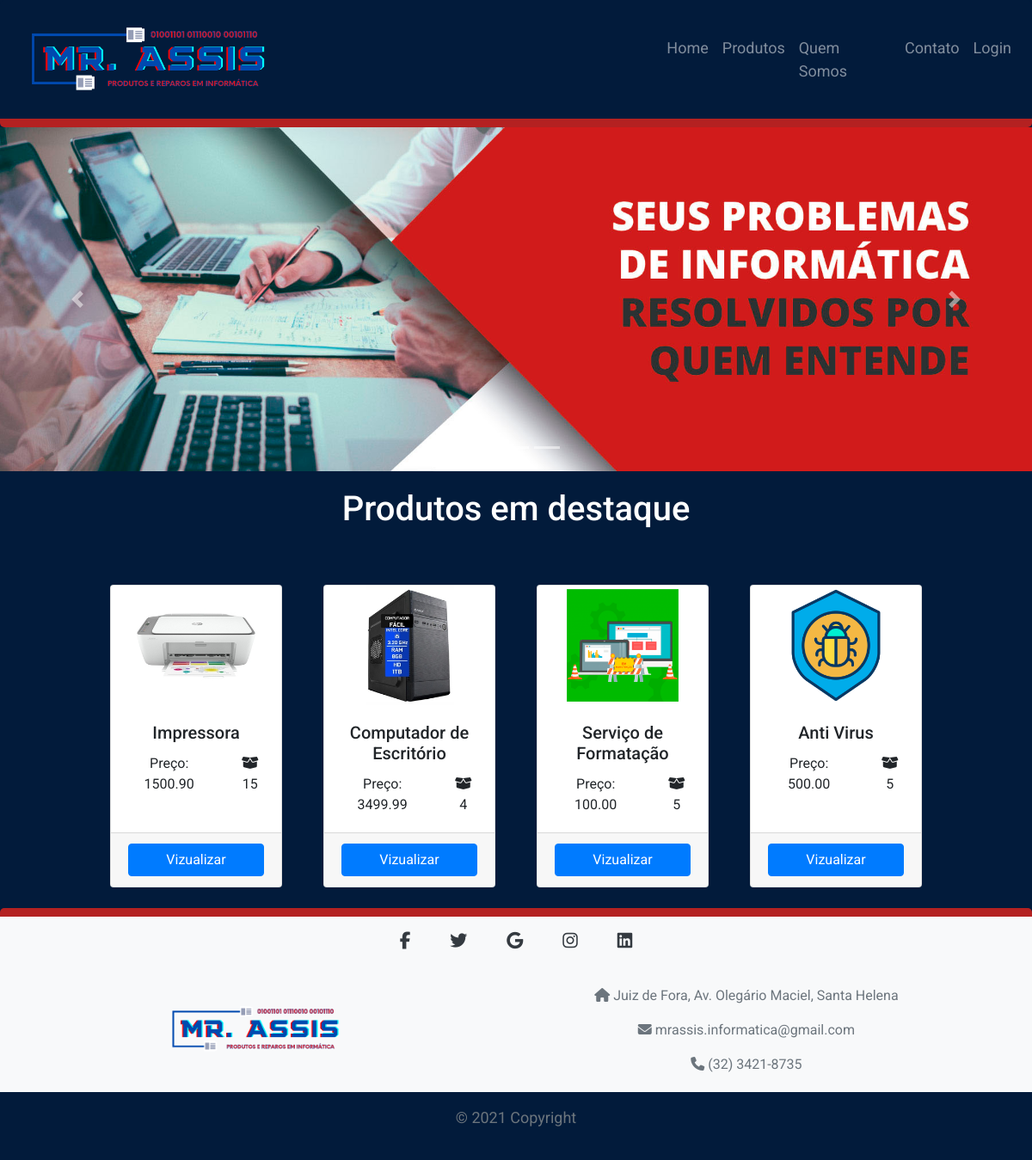
The page / on the database its author committed.
### tables this page shows
CREATE TABLE `produtos` (
  `id` int(11) NOT NULL,
  `nome` varchar(400) NOT NULL,
  `preco` decimal(10,2) NOT NULL,
  `categoria` varchar(100) NOT NULL,
  `descricao` text NOT NULL,
  `imagem` varchar(200) NOT NULL,
  `quantidade` int(11) NOT NULL
);

### core/helpers.php (called while the page is built, shortened)
<?php
function view($name, $data = [])
{
    extract($data);
    return require "app/views/{$name}.view.php";
}

### app/controllers/PagesController.php (called while the page is built, shortened)
<?php
class PagesController {
    public function index()
    {
        $produtos = App::get('database')->selectAll('produtos');
        return view('home', compact('produtos'));
    }
}

### core/Router.php (called while the page is built, shortened)
<?php
class Router
{
    public $routes = [
        'GET' => [],
        'POST' => []
    ];
    public function get($uri, $controller)
    {
        $this->routes['GET'][$uri] = $controller;
    }
    public function post($uri, $controller)
    {
        $this->routes['POST'][$uri] = $controller;
    }
    public function direct($uri, $requestType)
    {
        if (array_key_exists($uri, $this->routes[$requestType])) {
            return $this->callAction(
                ...explode('@', $this->routes[$requestType][$uri])
            );
        }
        throw new Exception("No route defined for this URI: {$uri}");
    }
    protected function callAction($controller, $action)
    {
        $controller = new $controller;
        return $controller->$action();
    }
}

### index.php (called while the page is built, shortened)
<?php
Router::load('app/routes.php')
    ->direct(Request::uri(), Request::method());

### core/App.php (called while the page is built, shortened)
<?php
class App
{
    protected static $registry = [];
    public static function bind($key, $value)
    {
        static::$registry[$key] = $value;
    }
    public static function get($key)
    {
        return static::$registry[$key];
    }
}

### core/database/QueryBuilder.php (called while the page is built, shortened)
<?php
class QueryBuilder
{
    protected $pdo;
    public function __construct($pdo)
    {
        $this->pdo = $pdo;
    }
    public function selectAll($table)
    {
        $sql = "select * from {$table}";
        try {
            $stmt = $this->pdo->prepare($sql);
            $stmt->execute();
            return $stmt->fetchALL(PDO::FETCH_CLASS);
        } catch (Exception $e) {
            die($e->getMessage());
        }
    }
}

### app/views/home.view.php (the view, shortened to what this page needs)
<!doctype html>
<html lang="pt-br">
<head>
  <?php require 'head.php' ?>
  <link rel="stylesheet" type="text/css" href="../../public/css/styles-home.css" media="screen" />
</head>
<body>
  <?php require 'navbar.view.php' ?>
  <div id="slideFotos" class="carousel slide" data-ride="carousel">
    <ol class="carousel-indicators">
      <li data-target="#slideFotos" data-slide-to="0" class="active"></li>
      <li data-target="#slideFotos" data-slide-to="1"></li>
      <li data-target="#slideFotos" data-slide-to="2"></li>
    </ol>
    <div class="carousel-inner">
      <div class="carousel-item active">
        <img class="d-block w-100" src="../../public/img/fotoLoja.jpg" alt="First slide">
      </div>
    </div>
    <a class="carousel-control-prev" href="#slideFotos" role="button" data-slide="prev">
      <span class="carousel-control-prev-icon" aria-hidden="true"></span>
    </a>
    <a class="carousel-control-next" href="#slideFotos" role="button" data-slide="next">
      <span class="carousel-control-next-icon" aria-hidden="true"></span>
    </a>
  </div>
  <div class='ofertas'>
    <h1> Produtos em destaque </h1>
    <div class='row d-flex justify-content-center flex-wrap Lista'>
      <?php $contador = 0; ?>
      <?php foreach($produtos as $produto): ?>
      <?php if( $contador == 4){ break; } ?>
      <div class="card m-4" style="width: 15rem;">
        <div class="zoom">
          <a href="/produto?id=<?= $produto->id ?>"><img class="card-img-top" src="../../public/img/produtos/<?= $produto->imagem ?>"
              alt="Imagem <?= $produto->nome ?>"></a>
        </div>
        <div class="card-body ">
          <h5 class="card-title"><?= $produto->nome ?></h5>
          <div class="row ">
            <div class="col-md-8">
              Preço: <?= $produto->preco ?>
            </div>
            <div class="col-md-4">
              <i class="fas fa-box-open"></i> <?= $produto->quantidade ?>
            </div>
          </div>
        </div>
        <div class="card-footer">
          <a href="/produto?id=<?= $produto->id ?>" class="btn btn-primary btn-block btn-rounded">Vizualizar</a>
        </div>
      </div>
      <?php $contador++; ?>
    <?php endforeach; ?>
  </div>
  <?php require 'footer.php' ?>
</body>
</html>

### public/css/styles-navbar-footer.css (style rules this page uses)
body { font-family: 'Roboto', sans-serif; }

### public/css/styles-home.css (style rules this page uses)
body { background-color: #021b3b !important; font-family: 'Roboto', sans-serif !important; }
.carousel img { max-height: 400px; }
.ofertas { margin-top: 20px; margin-bottom: 20px; text-align: center; }
.ofertas h1 { margin-left: 10%; margin-right: 10%; margin-bottom: 40px; text-align: center; color: rgb(255, 255, 255); }
.Lista { width: 100% !important; margin: 0px !important; }
.card { width: 200px !important; }
.zoom { overflow: hidden ; }
.zoom img { max-width: 70%; transition: all 0.3s; }

### rows shown on the page
produtos: imagem (picture), nome "Impressora", preco "1500.90", quantidade "15"
produtos: imagem (picture), nome "Computador de Escritório", preco "3499.99", quantidade "4"
produtos: imagem (picture), nome "Serviço de Formatação", preco "100.00", quantidade "5"
produtos: imagem (picture), nome "Anti Virus", preco "500.00", quantidade "5"
